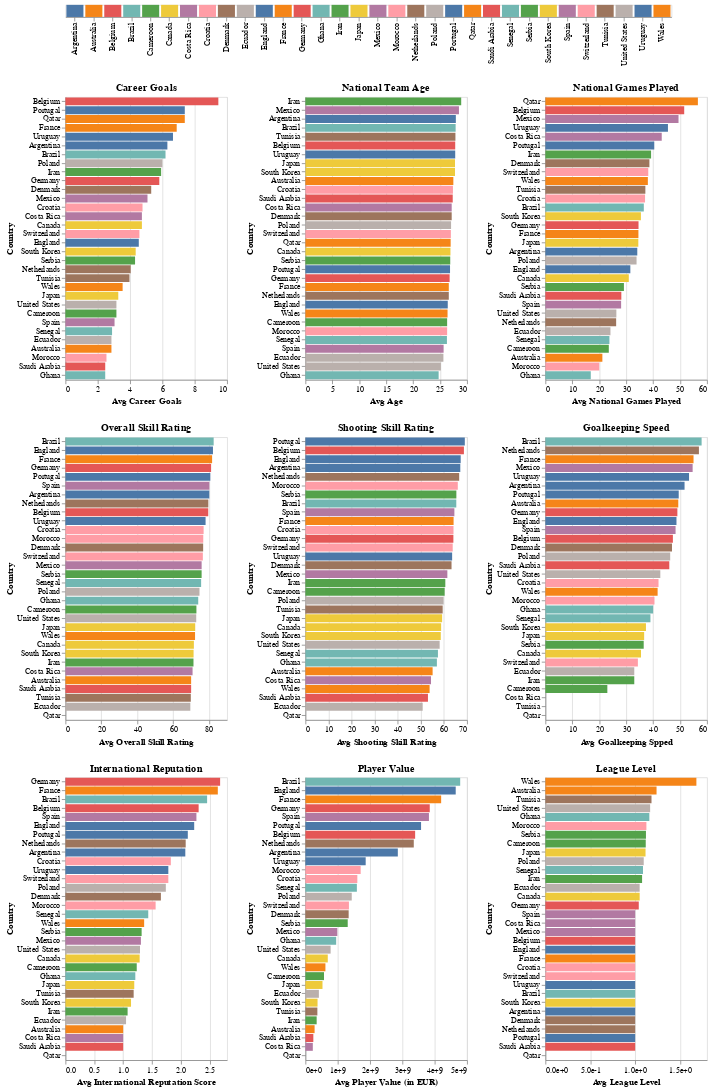

Express this chart as Vega-Lite.
### Vega-Lite specification from a JSON file in a GitHub repository (floating-point values rounded to 4 significant figures; data arrays with more than 128 entries replaced by an {"elided": "..."} marker saying what was removed)
{"config": {"view": {"continuousWidth": 400, "continuousHeight": 300}}, "vconcat": [{"data": {"name": "data-57d213fa20fcef856b897a2006d9629c"}, "mark": "bar", "encoding": {"color": {"condition": {"field": "Country", "legend": null, "type": "nominal", "selection": "selector596"}, "value": "lightgray"}, "x": {"field": "Country", "title": "", "type": "nominal"}}, "height": 15, "selection": {"selector596": {"type": "multi", "fields": ["Country"]}}, "width": 750}, {"vconcat": [{"hconcat": [{"mark": "bar", "encoding": {"color": {"field": "Country", "type": "nominal"}, "tooltip": [{"field": "Country", "type": "nominal"}, {"field": "Group", "type": "nominal"}, {"aggregate": "average", "field": "Total_Career_Goals", "format": ".2f", "title": "Avg Total Career Goals", "type": "quantitative"}, {"aggregate": "sum", "field": "Total_Career_Goals", "type": "quantitative"}], "x": {"aggregate": "average", "field": "Total_Career_Goals", "title": "Avg Career Goals", "type": "quantitative"}, "y": {"field": "Country", "sort": "-x", "type": "nominal"}}, "height": 350, "selection": {"selector597": {"type": "interval", "bind": "scales", "encodings": ["x", "y"]}}, "title": "Career Goals", "transform": [{"filter": {"selection": "selector596"}}], "width": 200}, {"mark": "bar", "encoding": {"color": {"field": "Country", "type": "nominal"}, "tooltip": [{"field": "Country", "type": "nominal"}, {"field": "Group", "type": "nominal"}, {"aggregate": "average", "field": "Age", "format": ".2f", "title": "Avg Age", "type": "quantitative"}], "x": {"aggregate": "average", "field": "Age", "title": "Avg Age", "type": "quantitative"}, "y": {"field": "Country", "sort": "-x", "type": "nominal"}}, "height": 350, "selection": {"selector598": {"type": "interval", "bind": "scales", "encodings": ["x", "y"]}}, "title": "National Team Age", "transform": [{"filter": {"selection": "selector596"}}], "width": 200}, {"mark": "bar", "encoding": {"color": {"field": "Country", "type": "nominal"}, "tooltip": [{"field": "Country", "type": "nominal"}, {"field": "Group", "type": "nominal"}, {"aggregate": "average", "field": "Total_National_Games_Played_Caps", "format": ".2f", "title": "Avg National Games Played", "type": "quantitative"}], "x": {"aggregate": "average", "field": "Total_National_Games_Played_Caps", "title": "Avg National Games Played", "type": "quantitative"}, "y": {"field": "Country", "sort": "-x", "type": "nominal"}}, "height": 350, "selection": {"selector599": {"type": "interval", "bind": "scales", "encodings": ["x", "y"]}}, "title": "National Games Played", "transform": [{"filter": {"selection": "selector596"}}], "width": 200}]}, {"hconcat": [{"mark": "bar", "encoding": {"color": {"field": "Country", "type": "nominal"}, "tooltip": [{"field": "Country", "type": "nominal"}, {"field": "Group", "type": "nominal"}, {"aggregate": "average", "field": "overall", "format": ".2f", "title": "Avg Overall Skill Rating", "type": "quantitative"}], "x": {"aggregate": "average", "field": "overall", "title": "Avg Overall Skill Rating", "type": "quantitative"}, "y": {"field": "Country", "sort": "-x", "type": "nominal"}}, "height": 350, "selection": {"selector600": {"type": "interval", "bind": "scales", "encodings": ["x", "y"]}}, "title": "Overall Skill Rating", "transform": [{"filter": {"selection": "selector596"}}], "width": 200}, {"mark": "bar", "encoding": {"color": {"field": "Country", "type": "nominal"}, "tooltip": [{"field": "Country", "type": "nominal"}, {"field": "Group", "type": "nominal"}, {"aggregate": "average", "field": "shooting", "format": ".2f", "title": "Avg Shooting Skill Rating", "type": "quantitative"}], "x": {"aggregate": "average", "field": "shooting", "title": "Avg Shooting Skill Rating", "type": "quantitative"}, "y": {"field": "Country", "sort": "-x", "type": "nominal"}}, "height": 350, "selection": {"selector601": {"type": "interval", "bind": "scales", "encodings": ["x", "y"]}}, "title": "Shooting Skill Rating", "transform": [{"filter": {"selection": "selector596"}}], "width": 200}, {"mark": "bar", "encoding": {"color": {"field": "Country", "type": "nominal"}, "tooltip": [{"field": "Country", "type": "nominal"}, {"field": "Group", "type": "nominal"}, {"aggregate": "average", "field": "goalkeeping_speed", "format": ".2f", "title": "Avg Goalkeeping Speed", "type": "quantitative"}], "x": {"aggregate": "average", "field": "goalkeeping_speed", "title": "Avg Goalkeeping Spped", "type": "quantitative"}, "y": {"field": "Country", "sort": "-x", "type": "nominal"}}, "height": 350, "selection": {"selector602": {"type": "interval", "bind": "scales", "encodings": ["x", "y"]}}, "title": "Goalkeeping Speed", "transform": [{"filter": {"selection": "selector596"}}], "width": 200}]}, {"hconcat": [{"mark": "bar", "encoding": {"color": {"field": "Country", "type": "nominal"}, "tooltip": [{"field": "Country", "type": "nominal"}, {"field": "Group", "type": "nominal"}, {"aggregate": "average", "field": "international_reputation", "format": ".2f", "title": "International Reputation Score", "type": "quantitative"}], "x": {"aggregate": "average", "field": "international_reputation", "title": "Avg International Reputation Score", "type": "quantitative"}, "y": {"field": "Country", "sort": "-x", "type": "nominal"}}, "height": 350, "selection": {"selector603": {"type": "interval", "bind": "scales", "encodings": ["x", "y"]}}, "title": "International Reputation", "transform": [{"filter": {"selection": "selector596"}}], "width": 200}, {"mark": "bar", "encoding": {"color": {"field": "Country", "type": "nominal"}, "tooltip": [{"field": "Country", "type": "nominal"}, {"field": "Group", "type": "nominal"}, {"aggregate": "average", "field": "value_eur", "title": "Value (EUR)", "type": "quantitative"}], "x": {"aggregate": "average", "axis": {"format": "e"}, "field": "value_eur", "title": "Avg Player Value (in EUR)", "type": "quantitative"}, "y": {"field": "Country", "sort": "-x", "type": "nominal"}}, "height": 350, "selection": {"selector604": {"type": "interval", "bind": "scales", "encodings": ["x", "y"]}}, "title": "Player Value", "transform": [{"filter": {"selection": "selector596"}}], "width": 200}, {"mark": "bar", "encoding": {"color": {"field": "Country", "type": "nominal"}, "tooltip": [{"field": "Country", "type": "nominal"}, {"field": "Group", "type": "nominal"}, {"aggregate": "average", "field": "league_level", "format": ".2f", "title": "Avg League Level", "type": "quantitative"}], "x": {"aggregate": "average", "axis": {"format": "e"}, "field": "league_level", "title": "Avg League Level", "type": "quantitative"}, "y": {"field": "Country", "sort": "-x", "type": "nominal"}}, "height": 350, "selection": {"selector605": {"type": "interval", "bind": "scales", "encodings": ["x", "y"]}}, "title": "League Level", "transform": [{"filter": {"selection": "selector596"}}], "width": 200}]}], "data": {"name": "data-632ecdf56da2295845aad9f51d3a688d"}}], "$schema": "https://vega.github.io/schema/vega-lite/v4.17.0.json", "datasets": {"data-57d213fa20fcef856b897a2006d9629c": [{"Country": "Germany"}, {"Country": "Australia"}, {"Country": "Spain"}, {"Country": "Costa Rica"}, {"Country": "Mexico"}, {"Country": "Ghana"}, {"Country": "Belgium"}, {"Country": "England"}, {"Country": "Cameroon"}, {"Country": "Tunisia"}, {"Country": "United States"}, {"Country": "France"}, {"Country": "Senegal"}, {"Country": "Croatia"}, {"Country": "Switzerland"}, {"Country": "Ecuador"}, {"Country": "Canada"}, {"Country": "Wales"}, {"Country": "Uruguay"}, {"Country": "Brazil"}, {"Country": "Japan"}, {"Country": "Serbia"}, {"Country": "South Korea"}, {"Country": "Argentina"}, {"Country": "Denmark"}, {"Country": "Morocco"}, {"Country": "Iran"}, {"Country": "Netherlands"}, {"Country": "Poland"}, {"Country": "Portugal"}, {"Country": "Qatar"}, {"Country": "Saudi Arabia"}], "data-632ecdf56da2295845aad9f51d3a688d": {"elided": "831 records"}}}
